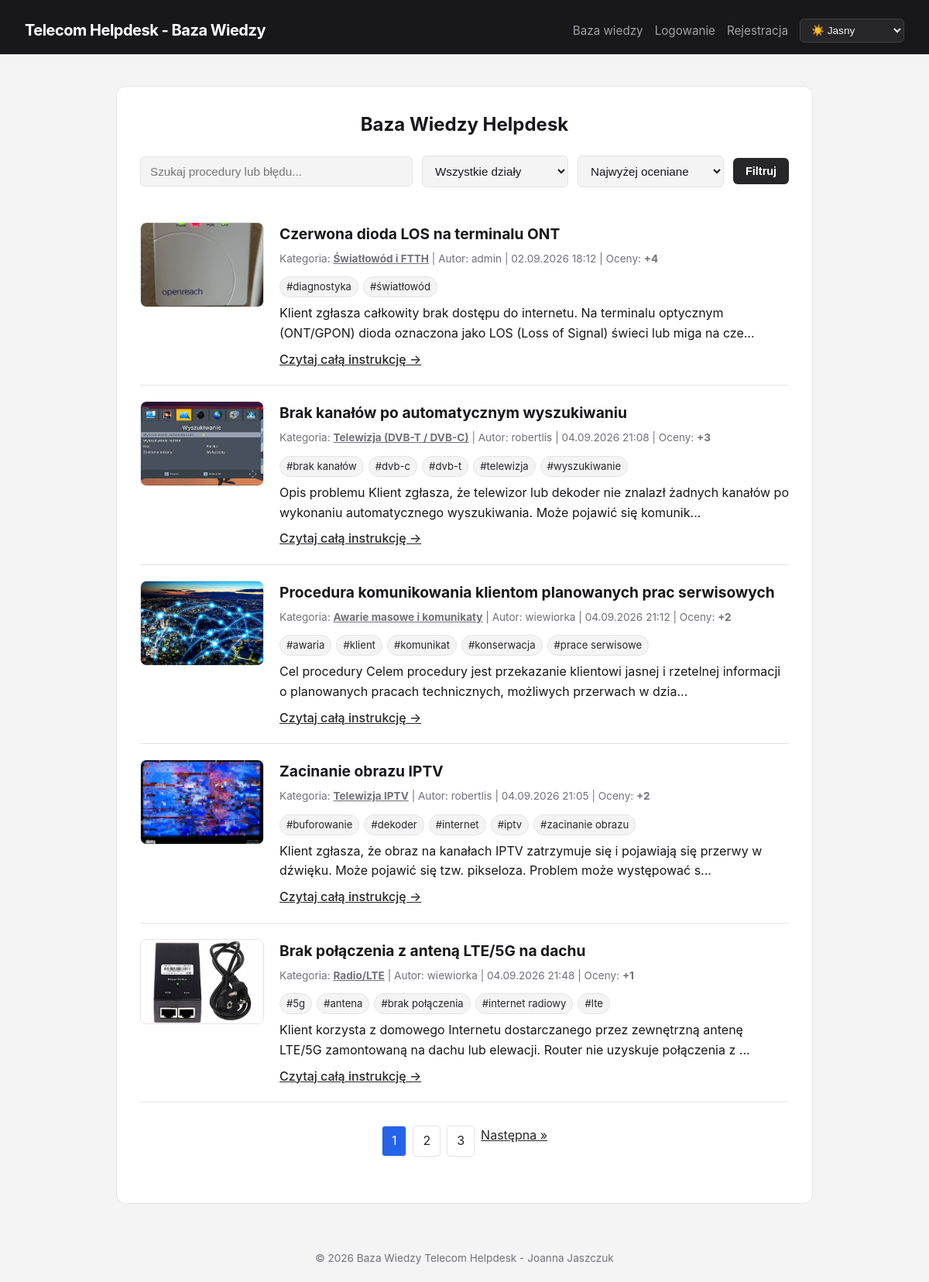
The page / on the database its author committed.
### tables this page shows
CREATE TABLE `articles` (
  `id` int(11) NOT NULL,
  `title` varchar(255) NOT NULL,
  `content` text NOT NULL,
  `image` varchar(255) DEFAULT NULL,
  `category_id` int(11) NOT NULL,
  `user_id` int(11) NOT NULL,
  `is_pinned` tinyint(1) NOT NULL DEFAULT 0,
  `is_archived` tinyint(1) NOT NULL DEFAULT 0,
  `created_at` timestamp NOT NULL DEFAULT current_timestamp()
);

CREATE TABLE `categories` (
  `id` int(11) NOT NULL,
  `name` varchar(100) NOT NULL
);

CREATE TABLE `users` (
  `id` int(11) NOT NULL,
  `username` varchar(50) NOT NULL,
  `password` varchar(255) NOT NULL,
  `role` varchar(20) NOT NULL DEFAULT 'user',
  `is_active` tinyint(1) NOT NULL DEFAULT 1,
  `created_at` timestamp NOT NULL DEFAULT current_timestamp()
);

### includes/tags.php (called while the page is built, shortened)
<?php
function getArticleTags(PDO $pdo, int $articleId): array
{
    $stmt = $pdo->prepare(
        'SELECT t.name
         FROM tags t
         JOIN article_tags at ON at.tag_id = t.id
         WHERE at.article_id = ?
         ORDER BY t.name ASC'
    );
    $stmt->execute([$articleId]);
    return $stmt->fetchAll(PDO::FETCH_COLUMN);
}

### index.php (the view, shortened to what this page needs)
<?php
require_once 'includes/db.php';
require_once 'includes/tags.php';
require_once 'includes/header.php';
$search = trim($_GET['search'] ?? '');
$categoryFilter = (int)($_GET['cat'] ?? 0);
$selectedTags = [];
$selectedTags = array_keys($selectedTags);
$sort = $_GET['sort'] ?? 'popular';
$page = max(1, (int)($_GET['page'] ?? 1));
$perPage = 5;
$countSql = "SELECT COUNT(*) FROM articles a WHERE 1=1";
$countParams = [];
$countStmt = $pdo->prepare($countSql);
$countStmt->execute($countParams);
$totalArticles = (int)$countStmt->fetchColumn();
$totalPages = max(1, (int)ceil($totalArticles / $perPage));
$offset = ($page - 1) * $perPage;
$sql = "SELECT a.*, c.name AS category_name, u.username,
               COUNT(r.id) AS upvotes_count
        FROM articles a
        JOIN categories c ON a.category_id = c.id
        JOIN users u ON a.user_id = u.id
        LEFT JOIN ratings r ON a.id = r.article_id
        WHERE 1=1";
$params = [];
$sql .= " GROUP BY a.id";
if ($sort === 'popular') {
    $sql .= " ORDER BY a.is_pinned DESC, upvotes_count DESC, a.created_at DESC";
} else {
    $sql .= " ORDER BY a.is_pinned DESC, a.created_at DESC";
}
$sql .= " LIMIT " . (int)$perPage . " OFFSET " . (int)$offset;
$stmt = $pdo->prepare($sql);
$stmt->execute($params);
$articles = $stmt->fetchAll();
?>
<h2 class="page-heading">Baza Wiedzy Helpdesk</h2>
<form method="GET" action="index.php" class="filters-form">
    <input type="text" name="search" placeholder="Szukaj procedury lub błędu..." value="<?= htmlspecialchars($search) ?>">
    <select name="cat">
        <option value="0">Wszystkie działy</option>
    </select>
    <select name="sort">
        <option value="popular" <?= $sort === 'popular' ? 'selected' : '' ?>>Najwyżej oceniane</option>
    </select>
    <button type="submit">Filtruj</button>
</form>
<div class="articles-list">
    <?php if (empty($articles)): ?>
        <p>Brak artykułów spełniających kryteria.</p>
    <?php else: ?>
        <?php foreach ($articles as $art): ?>
            <?php $isOutdated = $art['category_name'] === 'Nieaktualne'; ?>
            <article class="article-card" style="<?= $isOutdated ? 'border-left: 4px solid #9ca3af; background: rgba(156, 163, 175, 0.08);' : (!empty($art['is_pinned']) ? 'border-left: 4px solid #f59e0b; background: rgba(245, 158, 11, 0.05);' : '') ?>">
                <?php if (!empty($art['image']) && file_exists('uploads/' . $art['image'])): ?>
                    <div class="article-thumbnail">
                        <a href="article.php?id=<?= $art['id'] ?>">
                            <img src="uploads/<?= htmlspecialchars($art['image']) ?>" alt="<?= htmlspecialchars($art['title']) ?>">
                        </a>
                    </div>
                <?php endif; ?>
                <div class="article-body">
                    <h3>
                        <a href="article.php?id=<?= $art['id'] ?>" class="<?= $isOutdated ? 'outdated-title' : '' ?>"><?= htmlspecialchars($art['title']) ?></a>
                    </h3>
                    <p class="article-meta">
                        Kategoria:
                        <a class="category-link" href="index.php?cat=<?= $art['category_id'] ?>"><strong><?= htmlspecialchars($art['category_name']) ?></strong></a>
                        | Autor: <?= htmlspecialchars($art['username']) ?>
                        | <?= date('d.m.Y H:i', strtotime($art['created_at'])) ?>
                        | Oceny: <strong><?= $isOutdated ? '0' : '+' . (int)$art['upvotes_count'] ?></strong>
                    </p>
                    <?php $articleTags = getArticleTags($pdo, (int)$art['id']); ?>
                    <?php if (!empty($articleTags)): ?>
                        <div class="article-tags">
                            <?php foreach ($articleTags as $tag): ?>
                                <?php $tagParams = ['search' => $search, 'cat' => $categoryFilter, 'sort' => $sort, 'tag' => array_values(array_unique(array_merge($selectedTags, [$tag])))]; ?>
                                <a href="index.php?<?= htmlspecialchars(http_build_query($tagParams)) ?>" class="tag-link">#<?= htmlspecialchars($tag) ?></a>
                            <?php endforeach; ?>
                        </div>
                    <?php endif; ?>
                    <p><?= htmlspecialchars(mb_substr($art['content'], 0, 150)) ?>...</p>
                    <a href="article.php?id=<?= $art['id'] ?>" class="read-more">Czytaj całą instrukcję &rarr;</a>
                </div>
            </article>
        <?php endforeach; ?>
        <?php if ($totalPages > 1): ?>
            <div class="pagination" style="display: flex; gap: 8px; justify-content: center; margin: 30px 0;">
                <?php for ($i = 1; $i <= $totalPages; $i++): ?>
                    <?php $pageParams = array_merge($_GET, ['page' => $i]); ?>
                    <a href="index.php?<?= http_build_query($pageParams) ?>"
                       class="page-link <?= $i === $page ? 'active' : '' ?>"
                       style="padding: 6px 12px; border: 1px solid var(--border-color); text-decoration: none; border-radius: 4px; <?= $i === $page ? 'background: var(--btn-bg, #2563eb); color: #fff;' : '' ?>">
                        <?= $i ?>
                    </a>
                <?php endfor; ?>
                <?php if ($page < $totalPages): ?>
                    <?php $nextParams = array_merge($_GET, ['page' => $page + 1]); ?>
                    <a href="index.php?<?= http_build_query($nextParams) ?>" class="page-link">Następna &raquo;</a>
                <?php endif; ?>
            </div>
        <?php endif; ?>
    <?php endif; ?>
</div>
<?php require_once 'includes/footer.php'; ?>

### assets/css/style.css (style rules this page uses)
:root, [data-theme="light"] { --bg-main: #f4f4f5; --bg-card: #ffffff; --bg-header: #18181b; --text-main: #18181b; --text-muted: #71717a; --border-color: #e4e4e7; --accent: #27272a; --accent-hover: #3f3f46; --accent-text: #ffffff; }
* { box-sizing: border-box; margin: 0; padding: 0; }
body, .container, .main-header, .article-card, button, input, select, textarea { transition: background-color 0.25s ease, color 0.25s ease, border-color 0.25s ease; }
body { font-family: -apple-system, BlinkMacSystemFont, "Segoe UI", Roboto, sans-serif; background-color: var(--bg-main); color: var(--text-main); line-height: 1.6; min-height: 100vh; display: flex; flex-direction: column; }
input[type="text"], input[type="email"], input[type="password"], select, textarea { width: 100%; padding: 10px 12px; margin-top: 6px; border: 1px solid var(--border-color); border-radius: 6px; background-color: var(--bg-main); color: var(--text-main); font-size: 0.95rem; }
button { background-color: var(--accent); color: var(--accent-text); padding: 9px 16px; border: none; border-radius: 6px; font-weight: 600; font-size: 0.9rem; cursor: pointer; text-decoration: none; display: inline-block; }
a { color: var(--accent); }
.category-link { color: var(--text-muted); }
.filters-form { display: flex; gap: 12px; align-items: center; flex-wrap: wrap; margin-bottom: 25px; }
.filters-form input[type="text"] { flex: 2; min-width: 200px; margin-top: 0; }
.filters-form select { flex: 1; min-width: 150px; margin-top: 0; }
.auth-heading, .auth-switch, .page-heading { text-align: center; }
.page-heading { margin-bottom: 20px; }
.article-card { display: flex; gap: 20px; align-items: flex-start; padding: 20px 0; border-bottom: 1px solid var(--border-color); }
.article-thumbnail { flex-shrink: 0; width: 160px; height: 110px; border-radius: 8px; overflow: hidden; border: 1px solid var(--border-color); }
.article-thumbnail img { width: 100%; height: 100%; object-fit: cover; display: block; }
.article-body { flex: 1; }
.article-body h3 a { color: var(--text-main); text-decoration: none; font-size: 1.2rem; }
.article-meta { font-size: 0.85rem; color: var(--text-muted); margin: 6px 0 12px 0; }
.read-more { display: inline-block; margin-top: 8px; font-weight: 500; }
.article-tags { display: flex; flex-wrap: wrap; gap: 6px; margin: 8px 0; }
.tag-link { display: inline-block; padding: 2px 8px; border: 1px solid var(--border-color); border-radius: 999px; color: var(--accent); background: var(--bg-main); font-size: 0.82rem; text-decoration: none; }

### rows shown on the page
articles: image (picture), title "Czerwona dioda LOS na terminalu ONT", category.name "Światłowód i FTTH", user.username "admin", created_at "02.09.2026 18:12", upvotes_count "4", tag "diagnostyka", tag "światłowód", content "Klient zgłasza całkowity brak dostępu do internetu. Na terminalu optycznym (ONT/GPON) dioda oznaczona jako LOS (Loss of Signal) świeci lub miga na cze"
articles: image (picture), title "Brak kanałów po automatycznym wyszukiwaniu", category.name "Telewizja (DVB-T / DVB-C)", user.username "robertlis", created_at "04.09.2026 21:08", upvotes_count "3", tag "brak kanałów", tag "dvb-c", tag "dvb-t", tag "telewizja", tag "wyszukiwanie", content "Opis problemu Klient zgłasza, że telewizor lub dekoder nie znalazł żadnych kanałów po wykonaniu automatycznego wyszukiwania. Może pojawić się komunik"
articles: image (picture), title "Procedura komunikowania klientom planowanych prac serwisowych", category.name "Awarie masowe i komunikaty", user.username "wiewiorka", created_at "04.09.2026 21:12", upvotes_count "2", tag "awaria", tag "klient", tag "komunikat", tag "konserwacja", tag "prace serwisowe", content "Cel procedury Celem procedury jest przekazanie klientowi jasnej i rzetelnej informacji o planowanych pracach technicznych, możliwych przerwach w dzia"
articles: image (picture), title "Zacinanie obrazu IPTV", category.name "Telewizja IPTV", user.username "robertlis", created_at "04.09.2026 21:05", upvotes_count "2", tag "buforowanie", tag "dekoder", tag "internet", tag "iptv", tag "zacinanie obrazu", content "Klient zgłasza, że obraz na kanałach IPTV zatrzymuje się i pojawiają się przerwy w dźwięku. Może pojawić się tzw. pikseloza. Problem może występować s"
articles: image (picture), title "Brak połączenia z anteną LTE/5G na dachu", category.name "Radio/LTE", user.username "wiewiorka", created_at "04.09.2026 21:48", upvotes_count "1", tag "5g", tag "antena", tag "brak połączenia", tag "internet radiowy", tag "lte", content "Klient korzysta z domowego Internetu dostarczanego przez zewnętrzną antenę LTE/5G zamontowaną na dachu lub elewacji. Router nie uzyskuje połączenia z"
